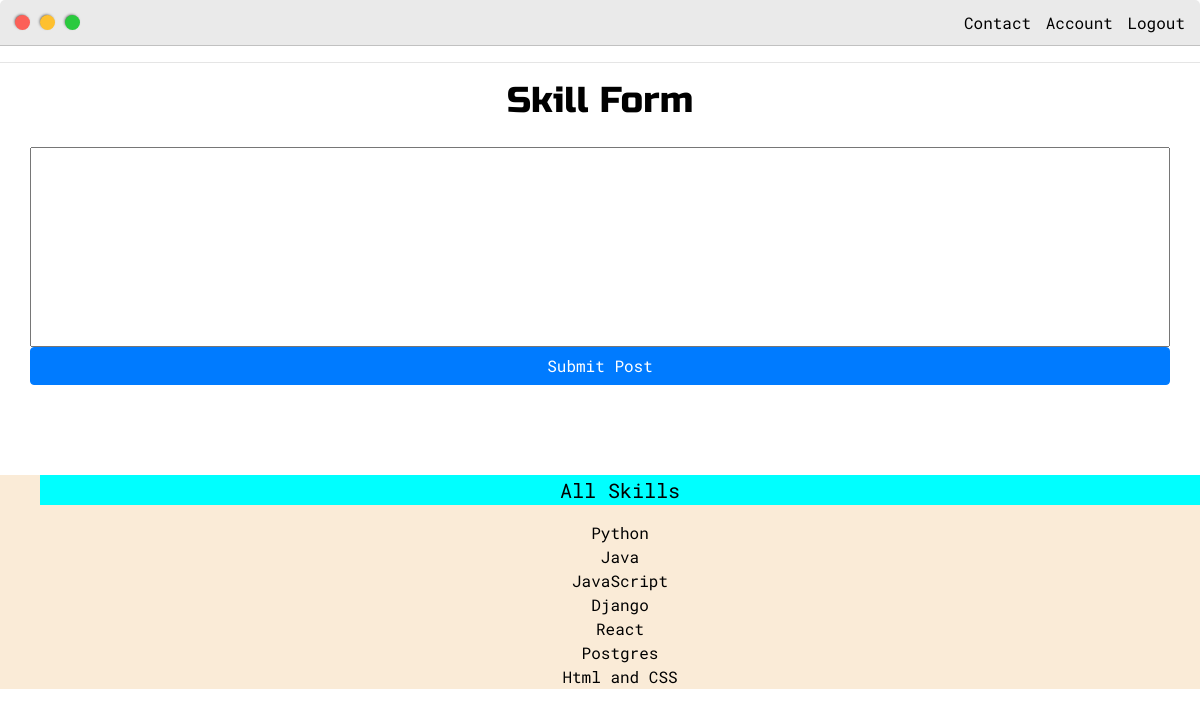
The app's page /skill/ (signed in) with its own data.
### yeakub/models.py (models this page shows, shortened)
class Skills(models.Model):
    skill_name = models.CharField(max_length=50, null=False, blank=False, unique=True)

### yeakub/views.py (the view, shortened to what this page needs)
# urls.py: path('skill/', views.skills, name='skill'),
def skills(request):
    skill = SkillsForm()
    my_data = Skills.objects.all()
    context = {'skill': skill, 'skills': my_data}
    return render(request, 'base/add_skills.html', context)

### yeakub/forms.py
class SkillsForm(ModelForm):
    class Meta:
        model = Skills
        fields = '__all__'

### yeakub/templates/base/add_skills.html (shortened to what this page needs)
{% extends 'base/main.html' %}
{% load static %}
{% load crispy_forms_tags %}
{% block content %}
<html>
    <head>
        <link rel="stylesheet" type="text/css" href="{% static 'css/default.css' %}">
    </head>
<body>
    <div class="main-container">
        <h2>Skill Form</h2>
        <form class="create_btn" id="form" action="" method="POST" enctype="multipart/form-data">
            {{skill.skill_name}}
            <input style="margin-bottom: 90px;" class="btn btn-primary" id="btn_st" type="submit" value="Submit Post">
        </form>
    </div>
    <div>
        <ul class="skill-ul">
            <li class="skill"><p>All Skills</p></li>
            {% for skill in skills %}
            <li class="skill">{{skill.skill_name}}</li>
            {% empty %}
            <li class="skill">No data found</li>
            {% endfor %}
        </ul>
    </div>
</body>
</html>
{% endblock content %}

### static/css/default.css (style rules this page uses)
:root { --mainColor: #eaeaea; --secondaryColor: #fff; --borderColor: #c1c1c1; --mainText: black; --secondaryText: #455156; --themeDotBorder: #24292e; --previewBg: rgb(251, 249, 243, 0.8); --preview-shadow: #f0ead6; --buttonColor:black; --light-bg-color: #f2f3f5; --newsletter:#060116; --trans-background: background-color .3s; --percent50: 50%; }
body * { transition: 0.3s; }
html, body { padding: 0; margin: 0; }
h1, h2, h3, h4, h5, h6, strong { color: var(--mainText); font-family: 'Russo One', sans-serif; font-weight: 500; }
p, li, span, label, input, textarea { color: var(--mainText); font-family: 'Roboto Mono', monospace; }
ul { list-style: none; }
h2 { font-size: 36px; }
.main-container { width: 1200px; margin: 0 auto; }
@media screen and (max-width: 1200px) { .main-container { width: 95%; } }

### yeakub/templates/base/add_skills.html (style rules this page uses)
h2 { text-align: center; margin-bottom: 25px; }
#form { display: grid; max-height: 450px; }
#id_skill_name { height: 200px; text-align: justify; }
.skill-ul { height: 100%; background-color: antiquewhite; align-items: center; margin-bottom: 40px; }
.skill p { background-color: aqua; font-size: 1.25em; }
.skill { text-align: center; align-items: center; }

### records on screen
Skills: skill_name "Python"
Skills: skill_name "Java"
Skills: skill_name "JavaScript"
Skills: skill_name "Django"
Skills: skill_name "React"
Skills: skill_name "Postgres"
Skills: skill_name "Html and CSS"
